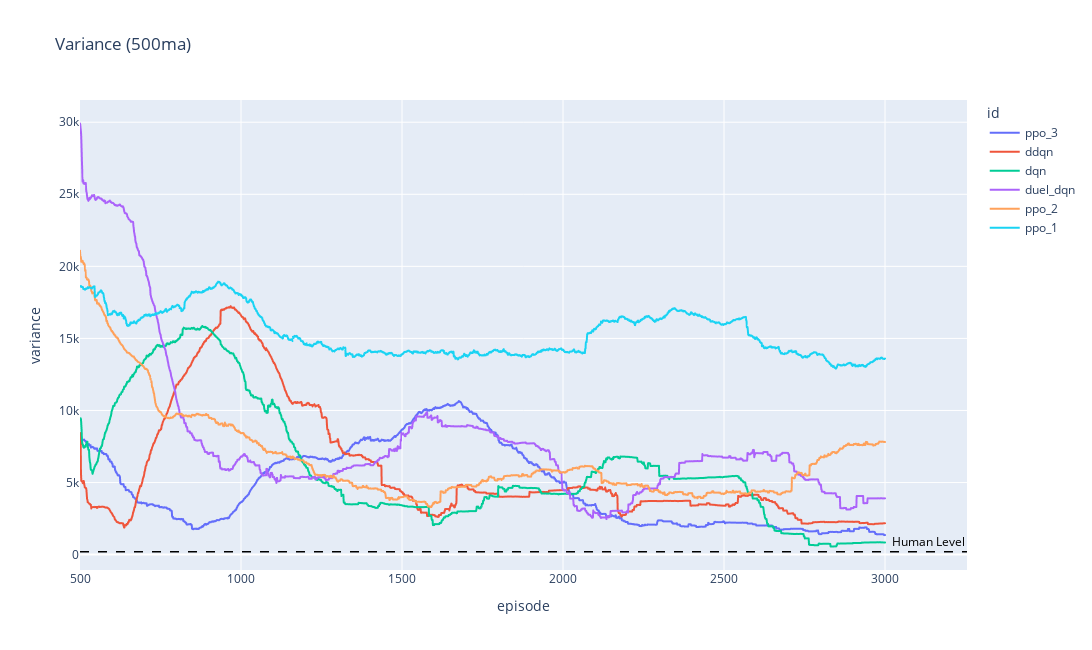

Notebook cell for this chart:
### Code cell
df = data.copy()

final_values = df.groupby('id')['reward_100ma'].last().sort_values(ascending=False)
category_orders = {'id': final_values.index.tolist()}

fig = px.line(df, x='episode', y='variance', color='id', title='Variance (500ma)', category_orders=category_orders, width=1300, height=650)
x_min = df['episode'].min()
x_max = df['episode'].max()


fig.add_annotation(
    x=x_max, y=200, text="Human Level", showarrow=False,
    xanchor="left", xshift=5, yshift=10,  
    font=dict(color="black", size=12),
    row=1, col=1
)

fig.add_hline(
    y=200,
    line=dict(color="black", width=1.5, dash="dash"),
    row=1, col=1
)

### Figure 1 — Plotly figure (JSON) as saved in the notebook; plotly's stock layout.template omitted (floating-point values rounded to 4 significant figures; data arrays with more than 128 entries replaced by an {"elided": "..."} marker saying what was removed)
{"data": [{"hovertemplate": "id=ppo_3<br>episode=%{x}<br>variance=%{y}<extra></extra>", "legendgroup": "ppo_3", "line": {"color": "#636efa", "dash": "solid"}, "marker": {"symbol": "circle"}, "mode": "lines", "name": "ppo_3", "showlegend": true, "type": "scattergl", "x": {"elided": "2501 int values"}, "xaxis": "x", "y": {"elided": "2501 float values"}, "yaxis": "y"}, {"hovertemplate": "id=ddqn<br>episode=%{x}<br>variance=%{y}<extra></extra>", "legendgroup": "ddqn", "line": {"color": "#EF553B", "dash": "solid"}, "marker": {"symbol": "circle"}, "mode": "lines", "name": "ddqn", "showlegend": true, "type": "scattergl", "x": {"elided": "2501 int values"}, "xaxis": "x", "y": {"elided": "2501 float values"}, "yaxis": "y"}, {"hovertemplate": "id=dqn<br>episode=%{x}<br>variance=%{y}<extra></extra>", "legendgroup": "dqn", "line": {"color": "#00cc96", "dash": "solid"}, "marker": {"symbol": "circle"}, "mode": "lines", "name": "dqn", "showlegend": true, "type": "scattergl", "x": {"elided": "2501 int values"}, "xaxis": "x", "y": {"elided": "2501 float values"}, "yaxis": "y"}, {"hovertemplate": "id=duel_dqn<br>episode=%{x}<br>variance=%{y}<extra></extra>", "legendgroup": "duel_dqn", "line": {"color": "#ab63fa", "dash": "solid"}, "marker": {"symbol": "circle"}, "mode": "lines", "name": "duel_dqn", "showlegend": true, "type": "scattergl", "x": {"elided": "2501 int values"}, "xaxis": "x", "y": {"elided": "2501 float values"}, "yaxis": "y"}, {"hovertemplate": "id=ppo_2<br>episode=%{x}<br>variance=%{y}<extra></extra>", "legendgroup": "ppo_2", "line": {"color": "#FFA15A", "dash": "solid"}, "marker": {"symbol": "circle"}, "mode": "lines", "name": "ppo_2", "showlegend": true, "type": "scattergl", "x": {"elided": "2501 int values"}, "xaxis": "x", "y": {"elided": "2501 float values"}, "yaxis": "y"}, {"hovertemplate": "id=ppo_1<br>episode=%{x}<br>variance=%{y}<extra></extra>", "legendgroup": "ppo_1", "line": {"color": "#19d3f3", "dash": "solid"}, "marker": {"symbol": "circle"}, "mode": "lines", "name": "ppo_1", "showlegend": true, "type": "scattergl", "x": {"elided": "2501 int values"}, "xaxis": "x", "y": {"elided": "2501 float values"}, "yaxis": "y"}], "layout": {"annotations": [{"font": {"color": "black", "size": 12}, "showarrow": false, "text": "Human Level", "x": 3000, "xanchor": "left", "xref": "x", "xshift": 5, "y": 200, "yref": "y", "yshift": 10}], "height": 650, "legend": {"title": {"text": "id"}, "tracegroupgap": 0}, "shapes": [{"line": {"color": "black", "dash": "dash", "width": 1.5}, "type": "line", "x0": 0, "x1": 1, "xref": "x domain", "y0": 200, "y1": 200, "yref": "y"}], "title": {"text": "Variance (500ma)"}, "width": 1300, "xaxis": {"anchor": "y", "domain": [0, 1], "title": {"text": "episode"}}, "yaxis": {"anchor": "x", "domain": [0, 1], "title": {"text": "variance"}}}}
